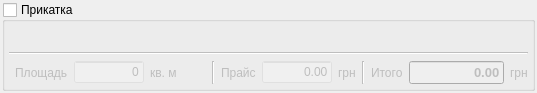
<?xml version="1.0" encoding="UTF-8"?>
<ui version="4.0">
 <class>MountTask</class>
 <widget class="QWidget" name="MountTask">
  <property name="geometry">
   <rect>
    <x>0</x>
    <y>0</y>
    <width>537</width>
    <height>90</height>
   </rect>
  </property>
  <property name="windowTitle">
   <string>Form</string>
  </property>
  <layout class="QVBoxLayout" name="verticalLayout">
   <property name="margin">
    <number>2</number>
   </property>
   <item>
    <widget class="QGroupBox" name="checkGroup">
     <property name="minimumSize">
      <size>
       <width>0</width>
       <height>0</height>
      </size>
     </property>
     <property name="maximumSize">
      <size>
       <width>16777215</width>
       <height>16777215</height>
      </size>
     </property>
     <property name="title">
      <string>Прикатка</string>
     </property>
     <property name="checkable">
      <bool>true</bool>
     </property>
     <property name="checked">
      <bool>false</bool>
     </property>
     <layout class="QVBoxLayout" name="verticalLayout_4">
      <property name="margin">
       <number>4</number>
      </property>
      <item>
       <layout class="QHBoxLayout" name="horizontalLayout_3">
        <item>
         <widget class="ProductWidget" name="product" native="true">
          <property name="minimumSize">
           <size>
            <width>300</width>
            <height>10</height>
           </size>
          </property>
         </widget>
        </item>
        <item>
         <spacer name="horizontalSpacer_2">
          <property name="orientation">
           <enum>Qt::Horizontal</enum>
          </property>
          <property name="sizeHint" stdset="0">
           <size>
            <width>40</width>
            <height>20</height>
           </size>
          </property>
         </spacer>
        </item>
        <item>
         <widget class="StockInfoW" name="stockInfo" native="true">
          <property name="minimumSize">
           <size>
            <width>100</width>
            <height>0</height>
           </size>
          </property>
         </widget>
        </item>
       </layout>
      </item>
      <item>
       <widget class="Line" name="line_3">
        <property name="orientation">
         <enum>Qt::Horizontal</enum>
        </property>
       </widget>
      </item>
      <item>
       <layout class="QHBoxLayout" name="horizontalLayout">
        <item>
         <widget class="QFrame" name="equipFrame">
          <property name="frameShape">
           <enum>QFrame::NoFrame</enum>
          </property>
          <property name="frameShadow">
           <enum>QFrame::Raised</enum>
          </property>
          <layout class="QHBoxLayout" name="horizontalLayout_2">
           <property name="margin">
            <number>0</number>
           </property>
          </layout>
         </widget>
        </item>
        <item>
         <widget class="QLabel" name="label_4">
          <property name="text">
           <string>Площадь</string>
          </property>
         </widget>
        </item>
        <item>
         <widget class="QLineEdit" name="size">
          <property name="minimumSize">
           <size>
            <width>70</width>
            <height>0</height>
           </size>
          </property>
          <property name="maximumSize">
           <size>
            <width>70</width>
            <height>16777215</height>
           </size>
          </property>
          <property name="styleSheet">
           <string notr="true">background: rgba(255, 255, 255, 55)</string>
          </property>
          <property name="text">
           <string>0</string>
          </property>
          <property name="alignment">
           <set>Qt::AlignRight|Qt::AlignTrailing|Qt::AlignVCenter</set>
          </property>
          <property name="readOnly">
           <bool>true</bool>
          </property>
         </widget>
        </item>
        <item>
         <widget class="QLabel" name="label_2">
          <property name="styleSheet">
           <string notr="true">background: transparent</string>
          </property>
          <property name="text">
           <string>кв. м</string>
          </property>
         </widget>
        </item>
        <item>
         <spacer name="horizontalSpacer">
          <property name="orientation">
           <enum>Qt::Horizontal</enum>
          </property>
          <property name="sizeHint" stdset="0">
           <size>
            <width>40</width>
            <height>20</height>
           </size>
          </property>
         </spacer>
        </item>
        <item>
         <widget class="Line" name="line_2">
          <property name="orientation">
           <enum>Qt::Vertical</enum>
          </property>
         </widget>
        </item>
        <item>
         <widget class="QLabel" name="label_5">
          <property name="text">
           <string>Прайс</string>
          </property>
         </widget>
        </item>
        <item>
         <widget class="MoneyEdit" name="price">
          <property name="minimumSize">
           <size>
            <width>70</width>
            <height>0</height>
           </size>
          </property>
          <property name="maximumSize">
           <size>
            <width>70</width>
            <height>16777215</height>
           </size>
          </property>
          <property name="styleSheet">
           <string notr="true">background: rgba(255, 255, 255, 55)</string>
          </property>
          <property name="text">
           <string>0.00</string>
          </property>
          <property name="alignment">
           <set>Qt::AlignRight|Qt::AlignTrailing|Qt::AlignVCenter</set>
          </property>
          <property name="readOnly">
           <bool>true</bool>
          </property>
         </widget>
        </item>
        <item>
         <widget class="QLabel" name="label_6">
          <property name="styleSheet">
           <string notr="true">background: transparent</string>
          </property>
          <property name="text">
           <string>грн</string>
          </property>
         </widget>
        </item>
        <item>
         <widget class="Line" name="line">
          <property name="orientation">
           <enum>Qt::Vertical</enum>
          </property>
         </widget>
        </item>
        <item>
         <widget class="QLabel" name="label_16">
          <property name="styleSheet">
           <string notr="true">background: transparent</string>
          </property>
          <property name="text">
           <string>Итого</string>
          </property>
         </widget>
        </item>
        <item>
         <widget class="MoneyEdit" name="totalInput">
          <property name="minimumSize">
           <size>
            <width>95</width>
            <height>0</height>
           </size>
          </property>
          <property name="maximumSize">
           <size>
            <width>95</width>
            <height>16777215</height>
           </size>
          </property>
          <property name="font">
           <font>
            <pointsize>10</pointsize>
            <weight>75</weight>
            <bold>true</bold>
           </font>
          </property>
          <property name="text">
           <string>0.00</string>
          </property>
          <property name="alignment">
           <set>Qt::AlignRight|Qt::AlignTrailing|Qt::AlignVCenter</set>
          </property>
         </widget>
        </item>
        <item>
         <widget class="QLabel" name="label_7">
          <property name="styleSheet">
           <string notr="true">background: transparent</string>
          </property>
          <property name="text">
           <string>грн</string>
          </property>
         </widget>
        </item>
       </layout>
      </item>
     </layout>
    </widget>
   </item>
  </layout>
 </widget>
 <customwidgets>
  <customwidget>
   <class>ProductWidget</class>
   <extends>QWidget</extends>
   <header>widgets/stock/productwidget.h</header>
   <container>1</container>
  </customwidget>
  <customwidget>
   <class>MoneyEdit</class>
   <extends>QLineEdit</extends>
   <header>utility/moneyedit.h</header>
  </customwidget>
  <customwidget>
   <class>StockInfoW</class>
   <extends>QWidget</extends>
   <header>widgets/stock/stockinfow.h</header>
   <container>1</container>
  </customwidget>
 </customwidgets>
 <resources/>
 <connections/>
</ui>
